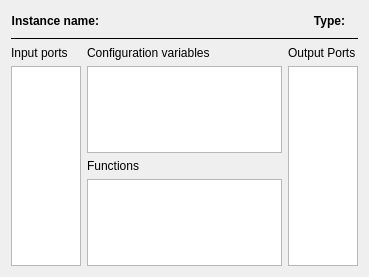
<?xml version="1.0" encoding="UTF-8"?>
<ui version="4.0">
 <class>ComponentDetailView</class>
 <widget class="QWidget" name="ComponentDetailView">
  <property name="geometry">
   <rect>
    <x>0</x>
    <y>0</y>
    <width>369</width>
    <height>277</height>
   </rect>
  </property>
  <property name="windowTitle">
   <string>Form</string>
  </property>
  <layout class="QVBoxLayout" name="verticalLayout_6">
   <item>
    <layout class="QHBoxLayout" name="layout_header">
     <property name="sizeConstraint">
      <enum>QLayout::SetDefaultConstraint</enum>
     </property>
     <item>
      <widget class="QLabel" name="lbl_instanceName">
       <property name="text">
        <string>&lt;b&gt;Instance name:&lt;/b&gt;</string>
       </property>
       <property name="alignment">
        <set>Qt::AlignRight|Qt::AlignTrailing|Qt::AlignVCenter</set>
       </property>
      </widget>
     </item>
     <item>
      <widget class="QLabel" name="lbl_name">
       <property name="text">
        <string>&lt;ComponentName&gt;</string>
       </property>
       <property name="alignment">
        <set>Qt::AlignLeading|Qt::AlignLeft|Qt::AlignVCenter</set>
       </property>
      </widget>
     </item>
     <item>
      <spacer name="horizontalSpacer">
       <property name="orientation">
        <enum>Qt::Horizontal</enum>
       </property>
       <property name="sizeHint" stdset="0">
        <size>
         <width>40</width>
         <height>20</height>
        </size>
       </property>
      </spacer>
     </item>
     <item>
      <widget class="QLabel" name="lbl_type">
       <property name="text">
        <string>&lt;b&gt;Type:&lt;/b&gt;</string>
       </property>
       <property name="alignment">
        <set>Qt::AlignRight|Qt::AlignTrailing|Qt::AlignVCenter</set>
       </property>
      </widget>
     </item>
     <item>
      <widget class="QLabel" name="lbl_typeName">
       <property name="text">
        <string>&lt;TypeName&gt;</string>
       </property>
      </widget>
     </item>
    </layout>
   </item>
   <item>
    <widget class="Line" name="line">
     <property name="frameShadow">
      <enum>QFrame::Plain</enum>
     </property>
     <property name="lineWidth">
      <number>1</number>
     </property>
     <property name="orientation">
      <enum>Qt::Horizontal</enum>
     </property>
    </widget>
   </item>
   <item>
    <layout class="QHBoxLayout" name="horizontalLayout" stretch="1,3,1">
     <item>
      <layout class="QVBoxLayout" name="verticalLayout_4">
       <item>
        <widget class="QLabel" name="lbl_portsIn">
         <property name="text">
          <string>Input ports</string>
         </property>
        </widget>
       </item>
       <item>
        <widget class="QListView" name="list_portsIn">
         <property name="editTriggers">
          <set>QAbstractItemView::NoEditTriggers</set>
         </property>
         <property name="showDropIndicator" stdset="0">
          <bool>false</bool>
         </property>
        </widget>
       </item>
      </layout>
     </item>
     <item>
      <layout class="QVBoxLayout" name="verticalLayout_5">
       <item>
        <layout class="QVBoxLayout" name="verticalLayout_3">
         <item>
          <widget class="QLabel" name="lbl_configs">
           <property name="text">
            <string>Configuration variables</string>
           </property>
          </widget>
         </item>
         <item>
          <widget class="QTreeView" name="tree_configs"/>
         </item>
        </layout>
       </item>
       <item>
        <layout class="QVBoxLayout" name="verticalLayout">
         <item>
          <widget class="QLabel" name="lbl_functions">
           <property name="text">
            <string>Functions</string>
           </property>
          </widget>
         </item>
         <item>
          <widget class="QListView" name="list_functions">
           <property name="editTriggers">
            <set>QAbstractItemView::NoEditTriggers</set>
           </property>
           <property name="wordWrap">
            <bool>true</bool>
           </property>
          </widget>
         </item>
        </layout>
       </item>
      </layout>
     </item>
     <item>
      <layout class="QVBoxLayout" name="verticalLayout_2">
       <item>
        <widget class="QLabel" name="lbl_portsOut">
         <property name="text">
          <string>Output Ports</string>
         </property>
        </widget>
       </item>
       <item>
        <widget class="QListView" name="list_portsOut">
         <property name="editTriggers">
          <set>QAbstractItemView::NoEditTriggers</set>
         </property>
        </widget>
       </item>
      </layout>
     </item>
    </layout>
   </item>
  </layout>
 </widget>
 <resources/>
 <connections/>
</ui>
